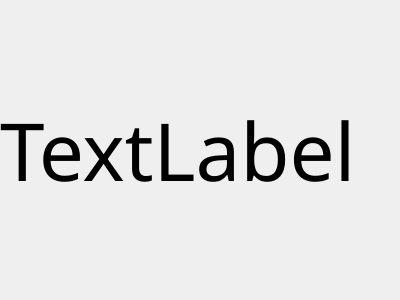
<?xml version="1.0" encoding="UTF-8"?>
<ui version="4.0">
 <class>Form</class>
 <widget class="QWidget" name="Form">
  <property name="geometry">
   <rect>
    <x>0</x>
    <y>0</y>
    <width>400</width>
    <height>300</height>
   </rect>
  </property>
  <property name="mouseTracking">
   <bool>true</bool>
  </property>
  <property name="windowTitle">
   <string>Form</string>
  </property>
  <layout class="QVBoxLayout" name="verticalLayout">
   <property name="spacing">
    <number>0</number>
   </property>
   <property name="leftMargin">
    <number>0</number>
   </property>
   <property name="topMargin">
    <number>0</number>
   </property>
   <property name="rightMargin">
    <number>0</number>
   </property>
   <property name="bottomMargin">
    <number>0</number>
   </property>
   <item>
    <widget class="QLabel" name="label">
     <property name="sizePolicy">
      <sizepolicy hsizetype="Preferred" vsizetype="Preferred">
       <horstretch>0</horstretch>
       <verstretch>0</verstretch>
      </sizepolicy>
     </property>
     <property name="font">
      <font>
       <family>Myanmar Text</family>
       <pointsize>60</pointsize>
      </font>
     </property>
     <property name="text">
      <string>TextLabel</string>
     </property>
    </widget>
   </item>
  </layout>
 </widget>
 <resources/>
 <connections/>
</ui>
